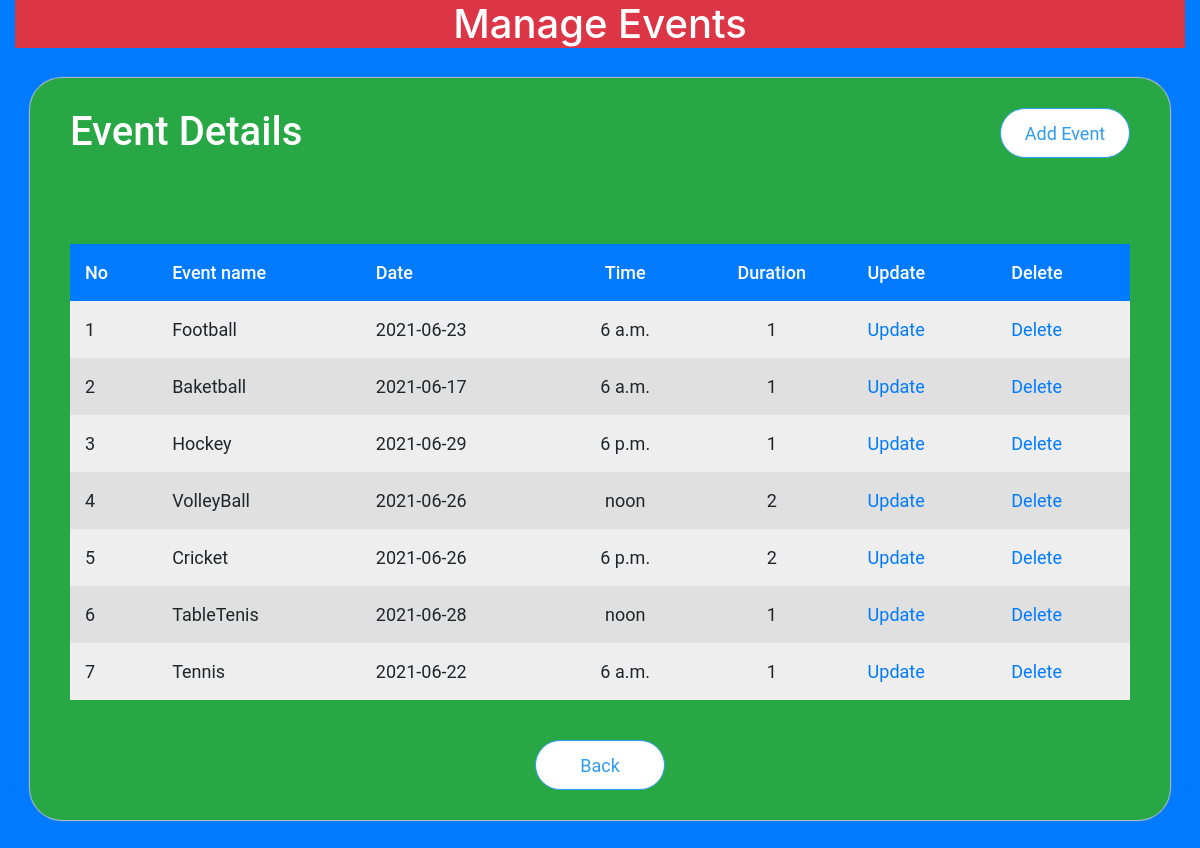
Screenshot of /scm/admin_event (signed in) with the database file from the repository.
### scmapp/models.py (models this page shows)
class Event(models.Model):
    eid = models.AutoField(primary_key=True)
    name = models.CharField(max_length=20)
    date = models.DateField(settings.DATE_FORMAT)
    time = models.TimeField()
    duration = models.IntegerField()

### scmapp/views.py (the view)
def admin_event(request):
    if 'aname' in request.session:
        event = Event.objects.all()
        data = {'event':event}
        if 'event_status' in request.session:
            data['status'] = request.session.get('event_status')
        return render(request,'admin_event.html',context=data)
    else:
        data = {'status':'You need to login first'}
        return render(request,'admin_login.html',context=data)

### templates/admin_event.html (shortened to what this page needs)
<!DOCTYPE html>
{% load static %}
<html>
<head>
  <link rel="stylesheet" href="https://stackpath.bootstrapcdn.com/bootstrap/4.4.1/css/bootstrap.min.css">
  <link rel="stylesheet" href="{% static 'css/admin_event.css' %}">
</head>
<body class="bg-primary">
<div class="container-fluid header text-center">
  <h1 class="bg-danger" style="color: white;">Manage Events</h1>
</div>
<div class="container box bg-success">
  <a href="add_event.php"><button style="float:right;">Add Event</button></a>
  <h1 style="color: white;">Event Details</h1><br>
  <table>
    <tr class="bg-primary" style="color: white;">
      <td>No</td>
      <td>Event name</td>
      <td>Date</td>
      <td>Time</td>
      <td>Duration</td>
      <td>Update</td>
      <td>Delete</td>
    </tr>
    {% for e in event %}
      <tr>
        <td>{{ forloop.counter }}</td>
        <td>{{ e.name}}</td>
        <td>{{ e.date }}</td>
        <td>{{ e.time }}</td>
        <td>{{ e.duration }}</td>
        <td><a href="{% url 'scmapp:update_event' id=e.eid %}">Update</a></td>
        <td><a href="{% url 'scmapp:db_delete_event' id=e.eid %}">Delete</a></td>
      </tr>
    {% empty %}
      <tr>
        <td colspan="7" align="center">No Events</td>
      </tr>
    {% endfor %}
  </table>
  <div class="footer">
    <a href="{% url 'scmapp:admin_home' %}"><button>Back</button></a>
  </div>
</div>
</body>
</html>

### static/css/admin_event.css (style rules this page uses)
body { background-color: #e6e6e6; }
.header { margin: 30 0px 0px 0px; font-size: 28px; }
.container { width: 100%; }
.box { margin-top: 30px; margin-bottom: 50px; background-color: #fafafa; font-family: 'Roboto'; font-size: 20px; padding: 30px 40px 30px 40px; border-radius: 32px; -webkit-box-shadow:0px 0px 1px 1px #bdbdbd; }
.box button { width: 130px; height: 50px; margin: 0px; background-color: #fff; outline: none; border:1.5px solid #2f9cf1; border-radius: 64px; font-size: 18px; color:#2f9cf1; }
.box table { margin:50px 0px 0px 0px; width:100%; }
.box td { padding:15px; }
.box tr { font-size: 18px; }
.box tr:nth-child(1) { font-size: 18px; font-weight: 500; background-color: #a9a9a9; }
.box tr:nth-child(even) { background-color: #eeeeee; }
.box tr:nth-child(odd) { background-color: #e0e0e0; }
.box td:nth-child(4) { text-align: center; }
.box td:nth-child(5) { text-align: center; }
.footer { margin:40px 0px 0px 0px; height: 50px; text-align: center; }

### rows the page displays
Event: name "Football", date "2021-06-23", time "6 a.m.", duration "1"
Event: name "Baketball", date "2021-06-17", time "6 a.m.", duration "1"
Event: name "Hockey", date "2021-06-29", time "6 p.m.", duration "1"
Event: name "VolleyBall", date "2021-06-26", time "noon", duration "2"
Event: name "Cricket", date "2021-06-26", time "6 p.m.", duration "2"
Event: name "TableTenis", date "2021-06-28", time "noon", duration "1"
Event: name "Tennis", date "2021-06-22", time "6 a.m.", duration "1"
